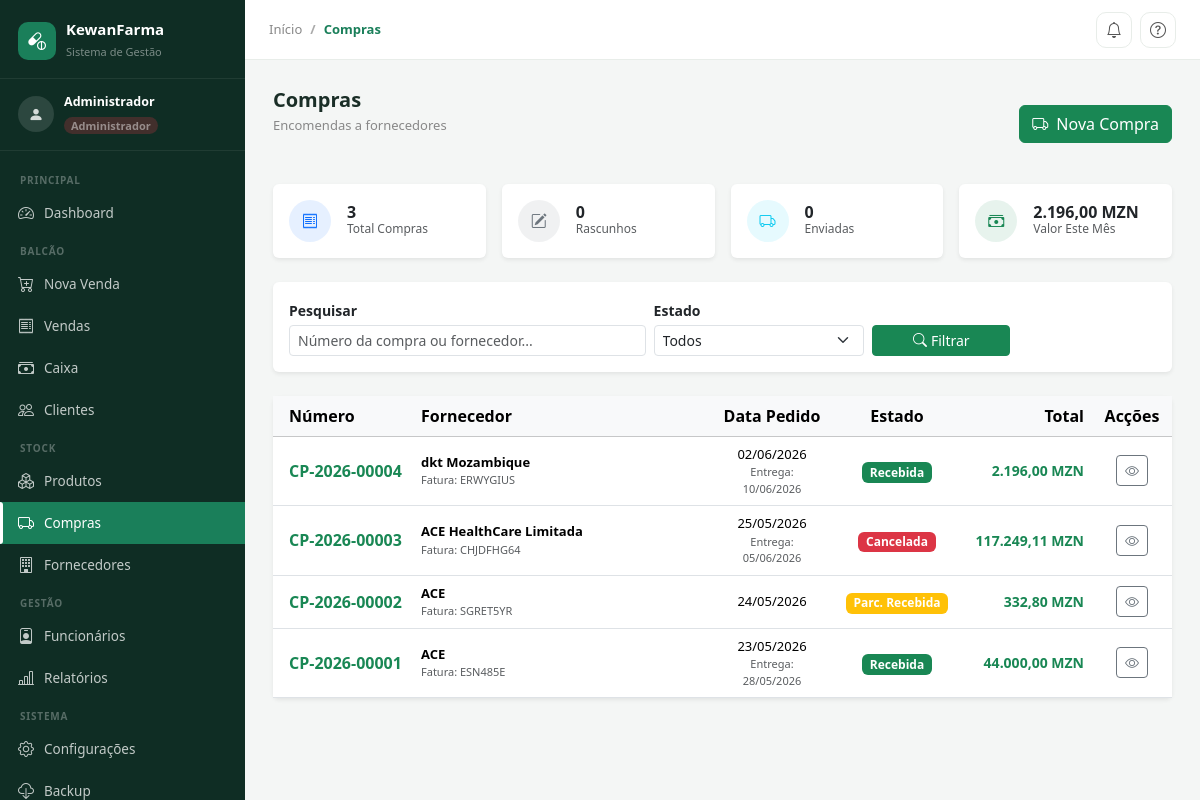
The page /compras (signed in) on the database its author committed.
### tables this page shows
CREATE TABLE `compras` (
  `id` int(10) unsigned NOT NULL AUTO_INCREMENT,
  `numero_compra` varchar(20) NOT NULL,
  `fornecedor_id` int(10) unsigned NOT NULL,
  `usuario_id` int(10) unsigned NOT NULL,
  `numero_fatura` varchar(60) DEFAULT NULL,
  `subtotal` decimal(12,2) NOT NULL DEFAULT 0.00,
  `desconto` decimal(12,2) NOT NULL DEFAULT 0.00,
  `total` decimal(12,2) NOT NULL DEFAULT 0.00,
  `status` enum('rascunho','enviada','parcialmente_recebida','recebida','cancelada') NOT NULL DEFAULT 'rascunho',
  `data_pedido` date NOT NULL DEFAULT curdate(),
  `data_entrega` date DEFAULT NULL,
  `observacoes` text DEFAULT NULL,
  `criado_em` timestamp NOT NULL DEFAULT current_timestamp(),
  `actualizado_em` timestamp NOT NULL DEFAULT current_timestamp() ON UPDATE current_timestamp(),
  PRIMARY KEY (`id`),
  UNIQUE KEY `uq_compras_numero` (`numero_compra`),
  KEY `idx_compras_fornecedor` (`fornecedor_id`),
  KEY `idx_compras_usuario` (`usuario_id`),
  KEY `idx_compras_status` (`status`),
  KEY `idx_compras_data` (`data_pedido`),
  CONSTRAINT `fk_compras_fornecedor` FOREIGN KEY (`fornecedor_id`) REFERENCES `fornecedores` (`id`) ON UPDATE CASCADE,
  CONSTRAINT `fk_compras_usuario` FOREIGN KEY (`usuario_id`) REFERENCES `usuarios` (`id`) ON UPDATE CASCADE
);

CREATE TABLE `fornecedores` (
  `id` int(10) unsigned NOT NULL AUTO_INCREMENT,
  `nome` varchar(150) NOT NULL,
  `nuit` varchar(20) DEFAULT NULL,
  `telefone` varchar(20) DEFAULT NULL,
  `email` varchar(180) DEFAULT NULL,
  `endereco` varchar(255) DEFAULT NULL,
  `cidade` varchar(80) DEFAULT NULL,
  `pais` varchar(80) NOT NULL DEFAULT 'Moçambique',
  `ativo` tinyint(1) NOT NULL DEFAULT 1,
  `criado_em` timestamp NOT NULL DEFAULT current_timestamp(),
  `actualizado_em` timestamp NOT NULL DEFAULT current_timestamp() ON UPDATE current_timestamp(),
  PRIMARY KEY (`id`),
  UNIQUE KEY `uq_fornecedores_nuit` (`nuit`),
  KEY `idx_fornecedores_ativo` (`ativo`)
);

### app/Controllers/CompraController.php (called while the page is built, shortened)
<?php
class CompraController
{
    private Compra  $model;
    public function __construct()
    {
        $this->model        = new Compra();
    }
    public function index(): void
    {
        $q      = trim($_GET['q']       ?? '');
        $status = $_GET['status']        ?? '';
        $page   = max(1, (int)($_GET['page'] ?? 1));
        $paginacao = $this->model->listar($q, $status, $page, 20);
        $stats     = $this->model->estatisticas();
        View::render('compras.compras_index', [
            'titulo'     => 'Compras',
            'activePage' => 'compras',
            'breadcrumb' => ['Compras' => null],
            'paginacao'  => $paginacao,
            'stats'      => $stats,
            'q'          => $q,
            'status'     => $status,
            'flash_sucesso' => $_SESSION['flash_sucesso'] ?? null,
            'flash_erro'    => $_SESSION['flash_erro']    ?? null,
        ]);
    }
}

### core/App.php (called while the page is built, shortened)
<?php
class App {
    public static function run(): void {
        $router = new Router();
        $url    = $_GET['url'] ?? '/';
        $method = $_SERVER['REQUEST_METHOD'];
        $router->dispatch('/' . trim($url, '/'), $method);
    }
}

### public/index.php (called while the page is built, shortened)
<?php
\Core\App::run();

### core/Database.php (called while the page is built, shortened)
<?php
class Database {
    private static ?PDO $instance = null;
    public static function getInstance(): PDO {
        if (self::$instance === null) {
            $dsn = sprintf(
                'mysql:host=%s;port=%s;dbname=%s;charset=utf8mb4',
                $_ENV['DB_HOST'], $_ENV['DB_PORT'], $_ENV['DB_NAME']
            );
            try {
                self::$instance = new PDO($dsn, $_ENV['DB_USER'], $_ENV['DB_PASS'], [
                    PDO::ATTR_ERRMODE            => PDO::ERRMODE_EXCEPTION,
                    PDO::ATTR_DEFAULT_FETCH_MODE => PDO::FETCH_ASSOC,
                    PDO::ATTR_EMULATE_PREPARES   => false,
                ]);
            } catch (PDOException $e) {
                error_log('DB Error: ' . $e->getMessage());
                die(json_encode(['erro' => 'Falha na ligação ao banco de dados.']));
            }
        }
        return self::$instance;
    }
}

### core/BaseModel.php (called while the page is built, shortened)
<?php
abstract class BaseModel {
    public function __construct() {
        $this->db = Database::getInstance();
    }
}

### app/Models/Compra.php (called while the page is built, shortened)
<?php
class Compra extends BaseModel
{
    public function listar(string $q = '', string $status = '', int $page = 1, int $perPage = 20): array
    {
        $where  = ['1=1'];
        $params = [];
        $whereStr = implode(' AND ', $where);
        $offset   = ($page - 1) * $perPage;
        $total = $this->db->prepare("
            SELECT COUNT(*) FROM compras c
            JOIN fornecedores f ON f.id = c.fornecedor_id
            WHERE $whereStr
        ");
        $total->execute($params);
        $totalRows = (int)$total->fetchColumn();
        $stmt = $this->db->prepare("
            SELECT c.*, f.nome AS fornecedor_nome
            FROM compras c
            JOIN fornecedores f ON f.id = c.fornecedor_id
            WHERE $whereStr
            ORDER BY c.id DESC
            LIMIT $perPage OFFSET $offset
        ");
        $stmt->execute($params);
        return [
            'data'         => $stmt->fetchAll(),
            'total'        => $totalRows,
            'current_page' => $page,
            'last_page'    => max(1, (int)ceil($totalRows / $perPage)),
            'per_page'     => $perPage,
        ];
    }
    public function estatisticas(): array
    {
        return $this->db->query("
            SELECT
                COUNT(*) AS total,
                SUM(CASE WHEN status = 'rascunho'               THEN 1 ELSE 0 END) AS rascunhos,
                SUM(CASE WHEN status = 'enviada'                THEN 1 ELSE 0 END) AS enviadas,
                SUM(CASE WHEN status IN ('parcialmente_recebida','recebida') THEN 1 ELSE 0 END) AS recebidas,
                COALESCE(SUM(CASE WHEN MONTH(data_pedido) = MONTH(CURDATE()) AND YEAR(data_pedido) = YEAR(CURDATE()) THEN total ELSE 0 END),0) AS valor_mes
            FROM compras
            WHERE status != 'cancelada'
        ")->fetch();
    }
}

### app/Views/compras/compras_index.php (the view, shortened to what this page needs)
<?php $appUrl = $_ENV['APP_URL'] ?? ''; ?>
<?php
$statusLabels = [
    'rascunho'               => ['label'=>'Rascunho',       'badge'=>'secondary'],
    'enviada'                => ['label'=>'Enviada',         'badge'=>'primary'],
    'parcialmente_recebida'  => ['label'=>'Parc. Recebida',  'badge'=>'warning'],
    'recebida'               => ['label'=>'Recebida',        'badge'=>'success'],
    'cancelada'              => ['label'=>'Cancelada',       'badge'=>'danger'],
];
?>
<div class="d-flex align-items-center justify-content-between mb-4 flex-wrap gap-2">
  <div>
    <h1 class="page-title">Compras</h1>
    <p class="page-subtitle">Encomendas a fornecedores</p>
  </div>
  <a href="<?= $appUrl ?>/compras/nova" class="btn btn-success d-flex align-items-center gap-2">
    <i class="bi bi-truck"></i> Nova Compra
  </a>
</div>
<div class="row g-3 mb-4">
  <?php
  $cards = [
    ['label'=>'Total Compras',   'valor'=>$stats['total'],      'icon'=>'bi-receipt',        'cor'=>'primary', 'sufixo'=>''],
    ['label'=>'Rascunhos',       'valor'=>$stats['rascunhos'],  'icon'=>'bi-pencil-square',  'cor'=>'secondary','sufixo'=>''],
    ['label'=>'Enviadas',        'valor'=>$stats['enviadas'],   'icon'=>'bi-truck',          'cor'=>'info',    'sufixo'=>''],
    ['label'=>'Valor Este Mês',  'valor'=>number_format($stats['valor_mes'],2,',','.'), 'icon'=>'bi-cash-stack', 'cor'=>'success', 'sufixo'=>' MZN'],
  ];
  foreach ($cards as $c): ?>
  <div class="col-6 col-md-3">
    <div class="card border-0 shadow-sm h-100">
      <div class="card-body d-flex align-items-center gap-3 py-3">
        <div class="rounded-circle d-flex align-items-center justify-content-center bg-<?= $c['cor'] ?> bg-opacity-10"
             style="width:42px;height:42px;flex-shrink:0">
          <i class="bi <?= $c['icon'] ?> text-<?= $c['cor'] ?>"></i>
        </div>
        <div>
          <div class="fw-bold lh-1" style="font-size:16px"><?= $c['valor'] ?><?= $c['sufixo'] ?></div>
          <div class="text-muted" style="font-size:12px"><?= $c['label'] ?></div>
        </div>
      </div>
    </div>
  </div>
  <?php endforeach; ?>
</div>
<div class="card border-0 shadow-sm mb-4">
  <div class="card-body py-3">
    <form method="GET" class="row g-2 align-items-end">
      <div class="col-12 col-md-5">
        <label class="form-label small fw-semibold mb-1">Pesquisar</label>
        <input type="text" name="q" class="form-control form-control-sm"
               placeholder="Número da compra ou fornecedor..."
               value="<?= htmlspecialchars($q) ?>">
      </div>
      <div class="col-6 col-md-3">
        <label class="form-label small fw-semibold mb-1">Estado</label>
        <select name="status" class="form-select form-select-sm">
          <option value="">Todos</option>
        </select>
      </div>
      <div class="col-6 col-md-2">
        <button type="submit" class="btn btn-success btn-sm w-100">
          <i class="bi bi-search me-1"></i>Filtrar
        </button>
      </div>
    </form>
  </div>
</div>
<div class="card border-0 shadow-sm">
  <div class="card-body p-0">
    <?php if (empty($paginacao['data'])): ?>
    <div class="text-center py-5">
      <i class="bi bi-truck text-muted" style="font-size:3rem"></i>
      <p class="text-muted mt-3 mb-0">Nenhuma compra encontrada.</p>
      <a href="<?= $appUrl ?>/compras/nova" class="btn btn-success btn-sm mt-3">
        <i class="bi bi-plus-circle me-1"></i>Criar primeira compra
      </a>
    </div>
    <?php else: ?>
    <div class="table-responsive">
      <table class="table table-hover align-middle mb-0">
        <thead class="table-light">
          <tr>
            <th class="ps-3" style="width:140px">Número</th>
            <th>Fornecedor</th>
            <th class="text-center" style="width:120px">Data Pedido</th>
            <th class="text-center" style="width:130px">Estado</th>
            <th class="text-end" style="width:130px">Total</th>
            <th class="text-center" style="width:80px">Acções</th>
          </tr>
        </thead>
        <tbody>
          <?php foreach ($paginacao['data'] as $c): ?>
          <tr>
            <td class="ps-3">
              <a href="<?= $appUrl ?>/compras/<?= $c['id'] ?>" class="fw-semibold text-decoration-none text-success">
                <?= htmlspecialchars($c['numero_compra']) ?>
              </a>
            </td>
            <td>
              <div class="fw-semibold" style="font-size:13px"><?= htmlspecialchars($c['fornecedor_nome']) ?></div>
              <?php if ($c['numero_fatura']): ?>
              <div class="text-muted" style="font-size:11px">Fatura: <?= htmlspecialchars($c['numero_fatura']) ?></div>
              <?php endif; ?>
            </td>
            <td class="text-center" style="font-size:13px">
              <?= date('d/m/Y', strtotime($c['data_pedido'])) ?>
              <?php if ($c['data_entrega']): ?>
              <div class="text-muted" style="font-size:11px">Entrega: <?= date('d/m/Y', strtotime($c['data_entrega'])) ?></div>
              <?php endif; ?>
            </td>
            <td class="text-center">
              <?php $s = $statusLabels[$c['status']] ?? ['label'=>$c['status'],'badge'=>'secondary']; ?>
              <span class="badge bg-<?= $s['badge'] ?>"><?= $s['label'] ?></span>
            </td>
            <td class="text-end fw-bold text-success" style="font-size:14px">
              <?= number_format($c['total'], 2, ',', '.') ?> MZN
            </td>
            <td class="text-center">
              <a href="<?= $appUrl ?>/compras/<?= $c['id'] ?>"
                 class="btn btn-sm btn-outline-secondary" title="Ver detalhe">
                <i class="bi bi-eye"></i>
              </a>
            </td>
          </tr>
          <?php endforeach; ?>
        </tbody>
      </table>
    </div>
    <?php endif; ?>
  </div>
</div>

### core/Router.php (shortened to what this page needs)
<?php
class Router {
    private array $routes = [];
    public function get(string $path, array $action): void {
        $this->routes['GET'][$path] = $action;
    }
    public function post(string $path, array $action): void {
        $this->routes['POST'][$path] = $action;
    }
    public function dispatch(string $url, string $method): void {
        $url    = rtrim($url, '/') ?: '/';
        $method = strtoupper($method);
        foreach ($this->routes[$method] ?? [] as $pattern => $action) {
            $regex = preg_replace('/\{(\w+)\}/', '(?P<$1>[^/]+)', $pattern);
            if (preg_match('#^' . $regex . '$#', $url, $matches)) {
                $params = array_filter($matches, 'is_string', ARRAY_FILTER_USE_KEY);
                [$controllerName, $methodName] = $action;
                (new $class)->{$methodName}(...array_values($params));
                return;
            }
        }
    }
}

### rows shown on the page
compras: numero_compra "CP-2026-00004", fornecedor.nome "dkt Mozambique", numero_fatura "ERWYGIUS", data_pedido "02/06/2026", data_entrega "10/06/2026", status "Recebida", total "2.196,00"
compras: numero_compra "CP-2026-00003", fornecedor.nome "ACE HealthCare Limitada", numero_fatura "CHJDFHG64", data_pedido "25/05/2026", data_entrega "05/06/2026", status "Cancelada", total "117.249,11"
compras: numero_compra "CP-2026-00002", fornecedor.nome "ACE", numero_fatura "SGRET5YR", data_pedido "24/05/2026", status "Parc. Recebida", total "332,80"
compras: numero_compra "CP-2026-00001", fornecedor.nome "ACE", numero_fatura "ESN485E", data_pedido "23/05/2026", data_entrega "28/05/2026", status "Recebida", total "44.000,00"

### other values the page prints
$label "Compras"
$c['valor'] "3"
$c['label'] "Total Compras"
$c['valor'] "0"
$c['label'] "Rascunhos"
$c['label'] "Enviadas"
$c['valor'] "2.196,00"
$c['sufixo'] "MZN"
$c['label'] "Valor Este Mês"
